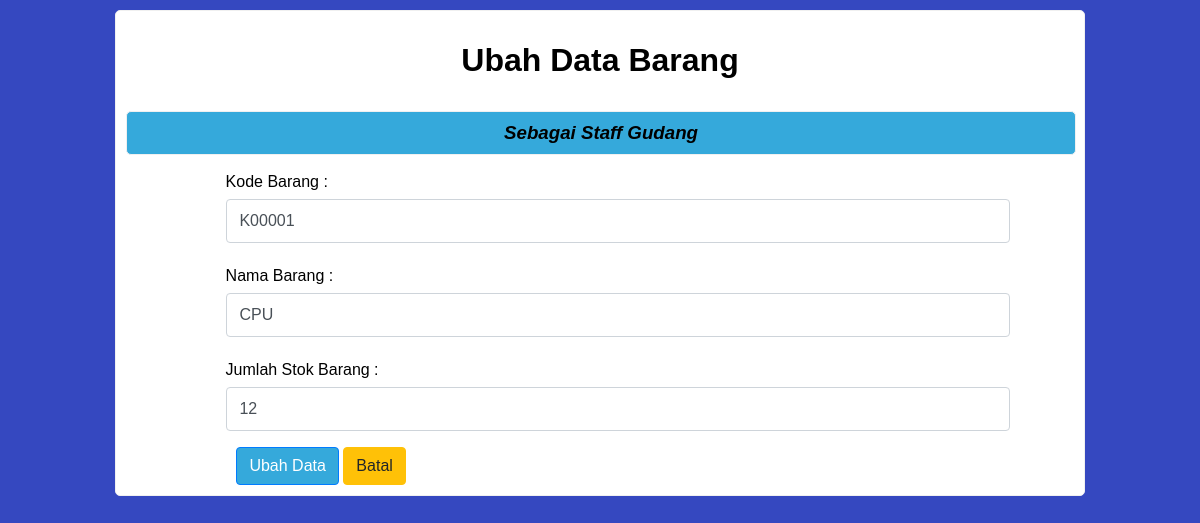
Page /ubah.php?id=1 (signed in) on the committed database.
### tables this page shows
CREATE TABLE `barang` (
  `id_barang` int(11) NOT NULL,
  `kode_barang` char(7) NOT NULL,
  `nama_barang` varchar(100) NOT NULL,
  `stok` int(11) NOT NULL,
  `tanggal` date NOT NULL
);

### connect.php (called while the page is built, shortened)
<?php
$conn = mysqli_connect("localhost","root","","db_barang");
function query($query){
	global $conn;
	$result= mysqli_query($conn, $query);
	$rows = [];
	while ($row = mysqli_fetch_assoc($result)){
		$rows[] = $row;
	}
	return $rows;
}
?>

### ubah.php (the view, shortened to what this page needs)
<?php
	require 'connect.php';
	$id = $_GET["id"];
	$query = query("SELECT * FROM barang WHERE id_barang = $id")[0];
 ?>
  <!DOCTYPE html>
 <html>
 	<link rel="stylesheet" type="text/css" href="style.css">
 <head>
 </head>
 <body>
 	<div class="konten">
 		<h1>Ubah Data Barang</h1>
 		<div class="menu">
			<h3>Sebagai Staff Gudang</h3>
		</div>
 		<form action="" method="post">
 			<div class="form-group">
            	<label for="kode">Kode Barang :</label>
            	<input type="text" name="kode" class="form-control" required id="kode" autocomplete="off" value="<?= $query['kode_barang']?>" />
        	</div>
        	<div class="form-group">
            	<label for="nama">Nama Barang :</label>
            	<input type="text" name="nama" class="form-control" required id="nama" autocomplete="off" value="<?= $query['nama_barang']?>"/>
        	</div>
        	<div class="form-group">
            	<label for="stok">Jumlah Stok Barang :</label>
            	<input type="number" name="stok" class="form-control" required id="stok" autocomplete="off" value="<?= $query['stok']?>"/>
        	</div>
        	<button type="submit" name="submit" class="btn btn-primary">Ubah Data</button>
        	<a href="index.php" class="btn btn-warning" role="button" onclick="return confirm('Batalkan perubahan?')">Batal</a>
 		</form>
 	</div>
 </body>
 </html>

### style.css (style rules this page uses)
body { background-color:#3548C0; font-size:16px color:#444; }
h1 { text-align: center; padding-bottom: 10px; }
.menu { width: 100%; background-color: #35A9DB; border: 1px solid #f0f0f0; border-radius: 5px; padding: 5px auto; margin: 10px auto; }
div.menu h3 { text-align: center; font-style: italic; overflow: hidden; margin: 10px auto; }
.konten { width: 80%; margin: 10px auto; background-color: white; padding: 10px 10px; border-radius: 5px; border: 1px solid #f0f0f0; text-align: left; font-family: sans-serif; }
label { text-align: left; display: block; padding: 0.5em 1.5em 0.5em 6.2em; }
a { color: #007bff; text-decoration: none; background-color: transparent; }
button { border-radius: 0; }
.btn { display: inline-block; font-weight: 400; color: #212529; text-align: center; vertical-align: middle; -webkit-user-select: none; -moz-user-select: none; -ms-user-select: none; user-select: none; background-color: transparent; border: 1px solid transparent; padding: 0.375rem 0.75rem; font-size: 1rem; line-height: 1.5; border-radius: 0.25rem; transition: color 0.15s ease-in-out, background-color 0.15s ease-in-out, border-color 0.15s ease-in-out, box-shadow 0.15s ease-in-out; }
.btn-primary { color: #fff; background-color: #35A9DB; border-color: #007bff; margin-left: 110px; }
.btn-warning { color: #212529; background-color: #ffc107; border-color: #ffc107; }
.form-control { display: block; width: 80%; margin-left: 100px; height: calc(1rem + 0.75rem + 2px); padding: 0.375rem 0.75rem; font-size: 1rem; font-weight: 400; line-height: 1.5; color: #495057; background-color: #fff; background-clip: padding-box; border: 1px solid #ced4da; border-radius: 0.25rem; transition: border-color 0.15s ease-in-out, box-shadow 0.15s ease-in-out; }
.form-control::placeholder { color: #6c757d; opacity: 1; }
.form-group { margin-bottom: 1rem; }

### rows in the picture
barang: kode "K00001", nama "CPU", stok "12"
